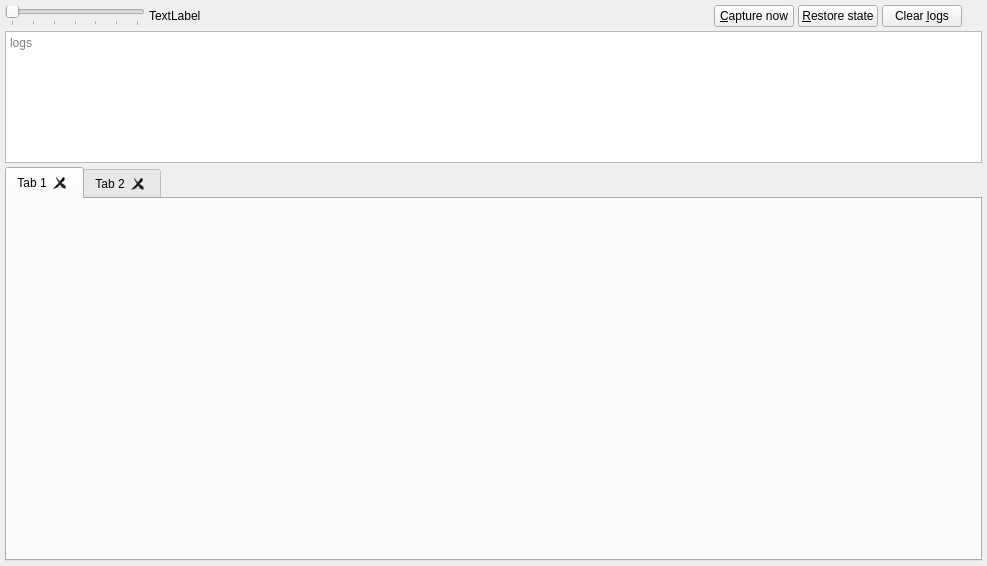
<?xml version="1.0" encoding="UTF-8"?>
<ui version="4.0">
 <class>AppWindow</class>
 <widget class="QWidget" name="AppWindow">
  <property name="geometry">
   <rect>
    <x>0</x>
    <y>0</y>
    <width>987</width>
    <height>566</height>
   </rect>
  </property>
  <property name="windowTitle">
   <string>WinPosKeeper</string>
  </property>
  <layout class="QVBoxLayout" name="verticalLayout" stretch="0,1,3">
   <property name="spacing">
    <number>4</number>
   </property>
   <property name="leftMargin">
    <number>5</number>
   </property>
   <property name="topMargin">
    <number>5</number>
   </property>
   <property name="rightMargin">
    <number>5</number>
   </property>
   <property name="bottomMargin">
    <number>5</number>
   </property>
   <item>
    <layout class="QHBoxLayout" name="horizontalLayout">
     <item>
      <widget class="QSlider" name="sliderAutoCapturePeriod">
       <property name="maximumSize">
        <size>
         <width>140</width>
         <height>16777215</height>
        </size>
       </property>
       <property name="maximum">
        <number>6</number>
       </property>
       <property name="pageStep">
        <number>1</number>
       </property>
       <property name="value">
        <number>0</number>
       </property>
       <property name="orientation">
        <enum>Qt::Horizontal</enum>
       </property>
       <property name="invertedAppearance">
        <bool>false</bool>
       </property>
       <property name="invertedControls">
        <bool>false</bool>
       </property>
       <property name="tickPosition">
        <enum>QSlider::TicksBelow</enum>
       </property>
       <property name="tickInterval">
        <number>1</number>
       </property>
      </widget>
     </item>
     <item>
      <widget class="QLabel" name="lblAutoCapturePeriod">
       <property name="text">
        <string>TextLabel</string>
       </property>
      </widget>
     </item>
     <item>
      <spacer name="horizontalSpacer">
       <property name="orientation">
        <enum>Qt::Horizontal</enum>
       </property>
       <property name="sizeHint" stdset="0">
        <size>
         <width>40</width>
         <height>20</height>
        </size>
       </property>
      </spacer>
     </item>
     <item>
      <widget class="QPushButton" name="btnCaptureNow">
       <property name="text">
        <string>&amp;Capture now</string>
       </property>
      </widget>
     </item>
     <item>
      <widget class="QPushButton" name="btnRestore">
       <property name="text">
        <string>&amp;Restore state</string>
       </property>
      </widget>
     </item>
     <item>
      <widget class="QPushButton" name="btnClearLogs">
       <property name="text">
        <string>Clear &amp;logs</string>
       </property>
      </widget>
     </item>
     <item>
      <widget class="WindowPicker" name="windowPicker" native="true">
       <property name="minimumSize">
        <size>
         <width>16</width>
         <height>16</height>
        </size>
       </property>
      </widget>
     </item>
    </layout>
   </item>
   <item>
    <widget class="QTextEdit" name="textEditLogs">
     <property name="horizontalScrollBarPolicy">
      <enum>Qt::ScrollBarAlwaysOff</enum>
     </property>
     <property name="undoRedoEnabled">
      <bool>false</bool>
     </property>
     <property name="readOnly">
      <bool>true</bool>
     </property>
     <property name="placeholderText">
      <string>logs</string>
     </property>
    </widget>
   </item>
   <item>
    <widget class="QTabWidget" name="windowsWidgets">
     <property name="tabPosition">
      <enum>QTabWidget::North</enum>
     </property>
     <property name="currentIndex">
      <number>0</number>
     </property>
     <property name="tabsClosable">
      <bool>true</bool>
     </property>
     <property name="movable">
      <bool>true</bool>
     </property>
     <widget class="QWidget" name="tab">
      <attribute name="title">
       <string>Tab 1</string>
      </attribute>
     </widget>
     <widget class="QWidget" name="tab_2">
      <attribute name="title">
       <string>Tab 2</string>
      </attribute>
     </widget>
    </widget>
   </item>
  </layout>
 </widget>
 <customwidgets>
  <customwidget>
   <class>WindowPicker</class>
   <extends>QWidget</extends>
   <header>windowpicker.h</header>
   <container>1</container>
  </customwidget>
 </customwidgets>
 <resources/>
 <connections>
  <connection>
   <sender>btnClearLogs</sender>
   <signal>clicked()</signal>
   <receiver>textEditLogs</receiver>
   <slot>clear()</slot>
   <hints>
    <hint type="sourcelabel">
     <x>980</x>
     <y>28</y>
    </hint>
    <hint type="destinationlabel">
     <x>726</x>
     <y>63</y>
    </hint>
   </hints>
  </connection>
 </connections>
</ui>
